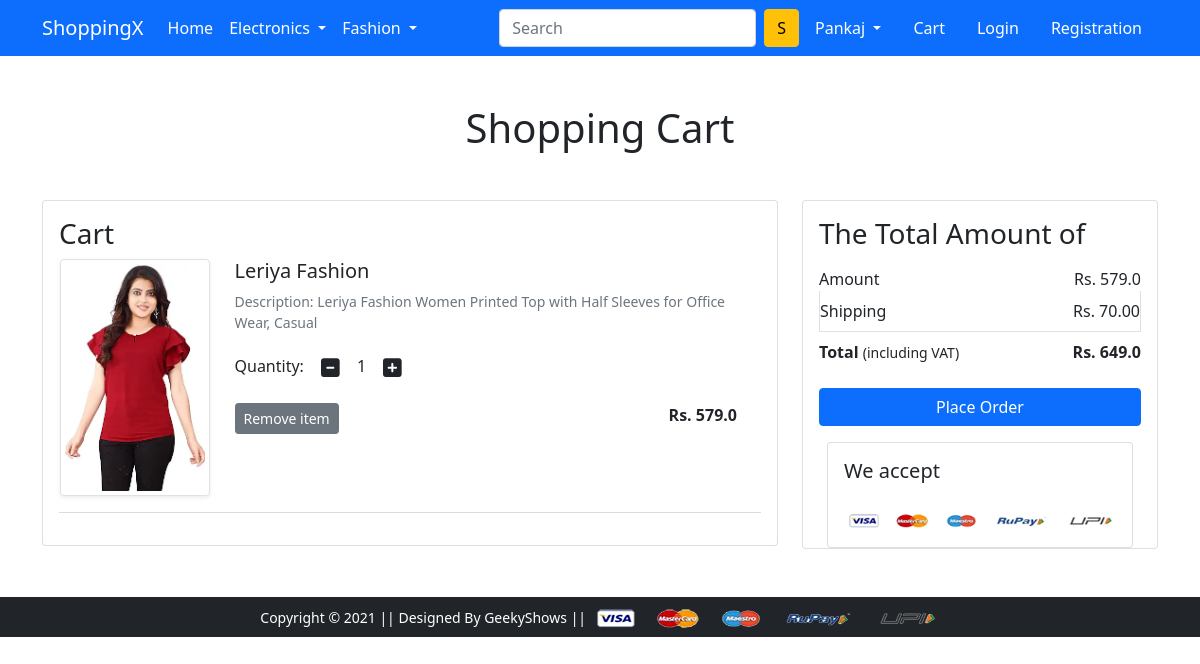
The app's page /cart/ (signed in) with its own data.
### app/models.py (models this page shows, shortened)
class Cart(models.Model):
    user = models.ForeignKey(User, on_delete=models.CASCADE)
    product = models.ForeignKey(Product, on_delete=models.CASCADE)
    quantity = models.PositiveIntegerField(default = 1)

class Product(models.Model):
    title = models.CharField(max_length=100)
    selling_price=models.FloatField()
    discounted_price=models.FloatField()
    description=models.TextField()
    brand = models.CharField(max_length=200)
    category = models.CharField(choices = CATEGORY_CHOICES,max_length=2)
    product_image = models.ImageField(upload_to='producting')

### app/views.py (the view)
# urls.py: path('cart/', views.show_cart, name='showcart'),
def show_cart(request):
      if request.user.is_authenticated:
            user = request.user
            cart = Cart.objects.filter(user = user)
            amount = 0.0
            shipping_amount = 70.0
            total_amount = 0.0
            cart_product = [prod for prod in Cart.objects.all() if prod.user == user]
            if cart_product:
                  for prod in cart_product:
                        tempamount = (prod.quantity * prod.product.discounted_price)
                        amount += tempamount
                        total_amount = amount + shipping_amount
                  return render(request,"app/addtocart.html",{'Cart':cart,'amount':amount, 'total_amount':total_amount})
            else:
               return render(request,"app/emptycart.html")

### app/templates/app/addtocart.html (shortened to what this page needs)
{% extends 'app/base.html' %}
{% load static %}
{% block main-content %}
<div class="container my-5">
  <div class="row">
    <h1 class="text-center mb-5">Shopping Cart</h1>
    <div class="col-sm-8">
      <div class="card">
        <div class="card-body">
          <h3>Cart</h3>
          {% for cart in Cart %}
          <div class="row">
            <div class="row">
              <div class="col-sm-3 text-center align-self-center"><img src="{{cart.product.product_image.url}}" alt=""
                  srcset="" class="img-fluid img-thumbnail shadow-sm" height="150" width="150"> </div>
              <div class="col-sm-9">
                <div>
                  <h5>{{cart.product.title}}</h5>
                  <p class="mb-2 text-muted small">Description: {{cart.product.description}}</p>
                  <div class="my-3">
                    <label for="quantity">Quantity:</label>
                    <a class="minus-cart btn" pid={{cart.product.id}} ><i class="fas fa-minus-square fa-lg"></i></a>
                    {% if cart.product.quantity %}
                    <span id="quantity">{{cart.product.quantity}}</span>
                    {% else %}
                    <span id="quantity">1</span>
                      {% endif %}
                    <a class="plus-cart btn" pid={{cart.product.id}} ><i class="fas fa-plus-square fa-lg"></i></a>
                  </div>
                  <div class="d-flex justify-content-between">
                    <a href="#" class="btn btn-sm btn-secondary  mr-3 remove-cart" pid={{cart.product.id}} >Remove item </a>
                    <p class="mb-0"><span><strong>Rs. {{cart.product.discounted_price}}</strong></span></p>
                  </div>
                </div>
              </div>
            </div>
          </div>
          <hr class="text-muted">
          {% endfor %}
        </div>
      </div>
    </div>
    <div class="col-sm-4">
      <div class="card">
        <div class="card-body">
          <h3>The Total Amount of</h3>
          <ul class="list-group">
            <li class="list-group-item d-flex justify-content-between align-items-center border-0 px-0 pb-0">
              Amount<span>Rs. <span id="amount"> {{amount}}</span></span></li>
            <li class="list-group-item d-flex justify-content-between align-items-center px-0">
              Shipping<span>Rs. 70.00</span></li>
            <li class="list-group-item d-flex justify-content-between align-items-center border-0 px-0 mb-3">
              <div>
                <strong>Total</strong> <small>(including VAT)</small>
              </div>
              <span><strong>Rs. <strong id="totalamount">{{total_amount}}</strong></strong></span>
            </li>
          </ul>
          <div class="d-grid"><a href="{% url 'checkout' %}" class="btn btn-primary">Place Order</a></div>
        </div>
        <div class="container">
          <div class="row">
            <div class="col-sm-18">
              <div class="card">
                <div class="card-body">
                  <h5 class="mb-4">We accept</h5>
                  <img src="{% static 'app/images/payment.png' %}" alt="" class="img-fluid">
                </div>
              </div>
            </div>
          </div>
        </div>
      </div>
    </div>
  </div>
</div>
{% endblock main-content %}

### app/templates/app/base.html (shortened to what this page needs)
<!doctype html>
{% load static %}
<html lang="en">
  <head>
    <link href="https://cdn.jsdelivr.net/npm/bootstrap@5.0.0-beta1/dist/css/bootstrap.min.css" rel="stylesheet">
    <link rel="stylesheet" href="{% static 'app/css/owl.carousel.min.css' %}">
    <link rel="stylesheet" href="{% static 'app/css/all.min.css' %}">
    <link rel="stylesheet" href="{% static 'app/css/style.css' %}">
  </head>
  <body>
    <nav class="navbar navbar-expand-lg navbar-dark bg-primary">
     <div class="container">
       <a class="navbar-brand" href="/">ShoppingX</a>
       <div class="collapse navbar-collapse" id="navbarSupportedContent">
         <ul class="navbar-nav me-auto mb-2 mb-lg-0">
           <li class="nav-item">
             <a class="nav-link active" aria-current="page" href="/">Home</a>
           </li>
           <li class="nav-item dropdown">
             <a class="nav-link dropdown-toggle text-white" href="#" id="electronicsDropdown" role="button" data-bs-toggle="dropdown" aria-expanded="false">
               Electronics
             </a>
           </li>
           <li class="nav-item dropdown">
             <a class="nav-link dropdown-toggle text-white" href="#" id="fashionDropdown" role="button" data-bs-toggle="dropdown" aria-expanded="false">
               Fashion
             </a>
           </li>
         </ul>
         <form class="d-flex" action="/searchproduct/">
           <input class="form-control me-2" type="search" placeholder="Search" aria-label="Search" name="search">
           <button class="btn btn-warning" type="submit">S</button>
         </form>
         <div>
          <ul class="navbar-nav me-auto mb-2 mb-lg-0">
            {% if request.user.is_authenticated %}
           <li class="nav-item dropdown mx-2">
              <a class="nav-link dropdown-toggle text-white" href="#" id="profileDropdown" role="button" data-bs-toggle="dropdown" aria-expanded="false">
                {{request.user.username|capfirst}}
              </a>
            </li>
            {% endif %}
            <li class="nav-item mx-2">
             <a href="{% url 'showcart' %}" class="nav-link text-white"> Cart </a>
            </li>
            <li class="nav-item mx-2">
             <a href="{% url 'login' %}" class="nav-link text-white">Login</a>
            </li>
            <li class="nav-item mx-2">
             <a href="{% url 'customerregistration' %}" class="nav-link text-white">Registration</a>
            </li>
          </ul>
         </div>
       </div>
     </div>
    </nav>
    {% block main-content %} {% endblock main-content %}
    <footer class="container-fluid bg-dark text-center p-2 mt-5">
        <small class="text-white">Copyright &copy; 2021 || Designed By GeekyShows || </small>
        <img src="{% static 'app/images/payment.png' %}" alt="" srcset="" class="img-fluid" height="2px">
    </footer>
  </body>
</html>

### records on screen
Cart: product.product_image (picture), product "Leriya Fashion", product.description "Leriya Fashion Women Printed Top with Half Sleeves for Office Wear, Casual", shows "1", product.discounted_price "579.0"

### other values on screen
{{ request.user.username|capfirst }} "Pankaj"
{{ amount }} "579.0"
{{ total_amount }} "649.0"
